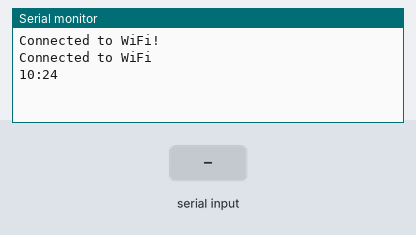
Bench run of a sketch on a simulated ESP32. Shown: the last lines printed to the serial monitor. Inputs (shaded band) come from the test bench. WiFi joins after 1.5 s; servers stay silent unless stated; network time is answered at once with the bench clock; the local clock reads 2024-03-15 10:24:30 at power-on unless the sketch sets it; the modem accepts every AT command (registered, SIM ready, sends succeed) and sends nothing else.

Above: at 5.7 s.
5.8 s: "+CMT:\n" received over the second serial link
8.8 s: "Weather\n" received over the second serial link
At 9.8 s:
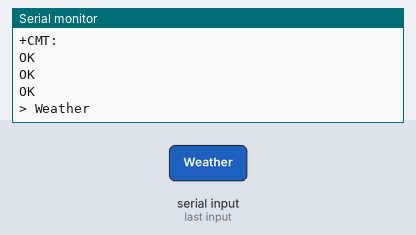
11.4 s: "1\n" received over the second serial link
At 13.2 s:
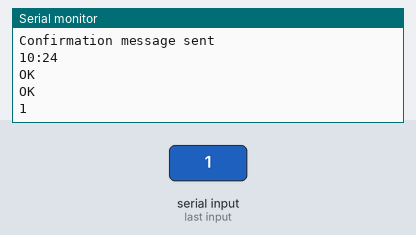
13.9 s: "+CMT:\n" received over the second serial link
At 16.7 s:
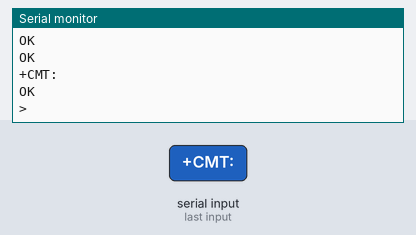

The sketch:

gsm_only.ino
```cpp
#include <Wire.h>
#include <WiFiManager.h>
#include <WiFiUdp.h>
#include <NTPClient.h>
#include <TimeLib.h>

#define SIM800L_TX 17
#define SIM800L_RX 16

String storedPhoneNumber = "+918075608422";
bool messageSentAt6AM = false;
bool messageSentAt6PM = false;

// Define NTP Client to get time
WiFiUDP ntpUDP;
NTPClient timeClient(ntpUDP, "pool.ntp.org", 0, 60000);

void setup() {
  Serial.begin(9600); // Serial for debugging
  Serial2.begin(9600, SERIAL_8N1, SIM800L_RX, SIM800L_TX); // Serial for SIM800L
  delay(2000);

  WiFiManager wifiManager;
  wifiManager.autoConnect("ESP32_ConfigPortal", "password");

  Serial.println("Connected to WiFi!");
  while (WiFi.status() != WL_CONNECTED) {
    delay(500);
    Serial.print(".");
  }
  Serial.println("Connected to WiFi");
  delay(1000);

  timeClient.begin();

  // Ensure we start with a clean buffer
  clearSerialBuffer();
}

void loop() {
  float temperature = 30;
  float humidity = 50;
  float pressure = 1008;
  float alt = 108;
  float rainfall = 0;
  float wind = 5.6;

  timeClient.update();

  // Get current time
  unsigned long epochTime = timeClient.getEpochTime();
  setTime(epochTime);
  Serial.print(hour());
  Serial.print(":");
  Serial.println(minute());

  // Send SMS at 6 AM
  if (hour() == 10 && minute() == 44 && !messageSentAt6AM) {
    send_SMS(temperature, humidity, wind, rainfall, pressure, alt);
    messageSentAt6AM = true;
  }

  // Reset flag at 6:01 AM
  if (hour() == 10 && minute() == 45) {
    messageSentAt6AM = false;
  }

  // Send SMS at 6 PM
  if (hour() == 10 && minute() == 46 && !messageSentAt6PM) {
    send_SMS(temperature, humidity, wind, rainfall, pressure, alt);
    messageSentAt6PM = true;
  }

  // Reset flag at 6:01 PM
  if (hour() == 10 && minute() == 47) {
    messageSentAt6PM = false;
  }

  // Check for incoming SMS messages
  checkForIncomingSMS( temperature,  humidity,  wind,  rainfall,  pressure,  alt);

  delay(1000); // Delay to prevent spamming the loop
}

void send_SMS(float temperature, float humidity, float wind, float rainfall, float pressure, int alt) {
  String message = "Humidity: " + String(humidity) + " %\n";
  message += "Rainfall: " + String(rainfall) + " mm\n";
  message += "Wind Speed: " + String(wind) + " m/s\n";
  message += "Temperature: " + String(temperature) + " *C\n";
  message += "Pressure: " + String(pressure) + " hPa\n";
  message += "Approx. Altitude: " + String(alt) + " m\n";

  Serial2.println("AT+CMGF=1"); // Configuring TEXT mode
  updateSerial();
  Serial2.println("AT+CMGS=\""+storedPhoneNumber+"\""); // Use the stored phone number
  updateSerial();
  Serial2.print(message); // SMS content
  updateSerial();
  Serial2.write(26); // ASCII code for Ctrl+Z to send the SMS
  updateSerial();
  Serial.println("Message Sent");
}

void checkForIncomingSMS(float temperature, float humidity, float wind, float rainfall, float pressure, int alt) {
  Serial2.println("AT+CMGF=1"); // Set the module to SMS mode
  delay(100);
  Serial2.println("AT+CNMI=1,2,0,0,0"); // Configure to send SMS data to serial port
  delay(100);

  if (Serial2.available()) {
    String response = Serial2.readString();
    Serial.println(response);

    // Extract the sender's phone number
    int senderIndex = response.indexOf("+CMT:");
    if (senderIndex != -1) {
      int quoteIndex = response.indexOf('"', senderIndex + 5);
      int nextQuoteIndex = response.indexOf('"', quoteIndex + 1);
      String senderNumber = response.substring(quoteIndex + 1, nextQuoteIndex);
      Serial.println(senderNumber);
      // Extract the SMS message content
      int contentIndex = response.indexOf("\n", nextQuoteIndex) + 1;
      String messageContent = response.substring(contentIndex);
      messageContent.trim();

      // Check if the message is from the stored phone number
      if (senderNumber == storedPhoneNumber) {
        if (messageContent.indexOf("Weather") != -1) {
          send_SMS(temperature,  humidity,  wind,  rainfall,  pressure,  alt); // Example values for SMS response
        }
      } else {
          sendConfirmationSMS(senderNumber, "No access.");
        }

    }
  }
}

void sendConfirmationSMS(String phoneNumber, String message) {
  Serial2.println("AT+CMGF=1"); // Configuring TEXT mode
  updateSerial();
  Serial2.println("AT+CMGS=\""+phoneNumber+"\""); // Send to the specified phone number
  updateSerial();
  Serial2.print(message); // SMS content
  updateSerial();
  Serial2.write(26); // ASCII code for Ctrl+Z to send the SMS
  updateSerial();
  Serial.println("Confirmation message sent");
}

void clearSerialBuffer() {
  while (Serial.available() > 0) {
    Serial.read();
  }
  while (Serial2.available() > 0) {
    Serial2.read();
  }
}

void updateSerial() {
  delay(500);
  while (Serial.available()) {
    Serial2.write(Serial.read()); // Forward what Serial received to Serial2
  }
  while (Serial2.available()) {
    Serial.write(Serial2.read()); // Forward what Serial2 received to Serial
  }
}
```

Measured:
- after the input at 8.8 s, the serial monitor: prints a new line after 0.14 s (image 1)
- after the input at 11.4 s, the serial monitor: prints a new line after 1.0 s (image 2)
- after the input at 13.9 s, the serial monitor: prints a new line after 1.0 s (image 3)
